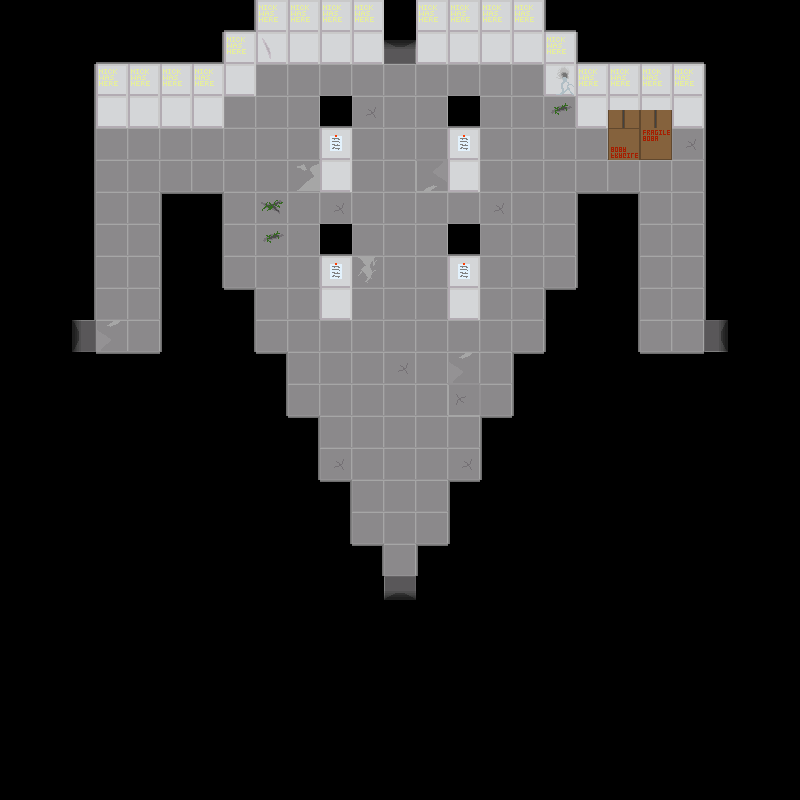

The image is a tile-based game level rendered from a .tmx file. Its description and source (layers, tilesets, objects; grid data summarised) follow:
An orthogonal 25x25 tile map with 32x32 px tiles, 5 tile layers (backgroundLayer, wallLayer, objectLayer, objectAboveLayer, ...), 2 tilesets and 4 objects.

<map version="1.2" tiledversion="1.2.3" orientation="orthogonal" renderorder="right-down" width="25" height="25" tilewidth="32" tileheight="32" infinite="0" nextlayerid="7" nextobjectid="5">
 <tileset firstgid="1" name="floor1tiles" tilewidth="32" tileheight="32" tilecount="81" columns="9">
  <image source="../../assets/Floor 1/Floors/f1spritesheet.png" width="288" height="288" />
  <tile id="21">
   <properties>
    <property name="door" value="down" />
   </properties>
  </tile>
  <tile id="22">
   <properties>
    <property name="door" value="left" />
   </properties>
  </tile>
  <tile id="23">
   <properties>
    <property name="door" value="right" />
   </properties>
  </tile>
  <tile id="24">
   <properties>
    <property name="door" value="up" />
   </properties>
  </tile>
 </tileset>
 <tileset firstgid="82" name="objects" tilewidth="32" tileheight="32" tilecount="20" columns="4">
  <image source="../../assets/Floor 1/Floors/objspritesheet.png" width="128" height="160" />
 </tileset>
 <layer id="1" name="backgroundLayer" width="25" height="25">
  <data>[625 cells, 625 non-empty, 12 distinct tile ids]</data>
 </layer>
 <layer id="2" name="wallLayer" width="25" height="25">
  <data>[625 cells, 134 non-empty, 13 distinct tile ids]</data>
 </layer>
 <layer id="4" name="objectLayer" width="25" height="25">
  <data>[625 cells, 3 non-empty, 2 distinct tile ids]</data>
 </layer>
 <layer id="5" name="objectAboveLayer" width="25" height="25">
  <data>[625 cells, 1 non-empty, 1 distinct tile ids]</data>
 </layer>
 <objectgroup id="6" name="doorLayer">
  <object id="1" gid="81" x="64" y="352" width="32" height="32">
   <properties>
    <property name="door" value="left" />
   </properties>
  </object>
  <object id="2" gid="81" x="384" y="64" width="32" height="32">
   <properties>
    <property name="door" value="up" />
   </properties>
  </object>
  <object id="3" gid="81" x="384" y="608" width="32" height="32">
   <properties>
    <property name="door" value="down" />
   </properties>
  </object>
  <object id="4" gid="81" x="704" y="352" width="32" height="32">
   <properties>
    <property name="door" value="right" />
   </properties>
  </object>
 </objectgroup>
 <layer id="3" name="aboveLayer" width="25" height="25">
  <data>[625 cells, 8 non-empty, 2 distinct tile ids]</data>
 </layer>
</map>
